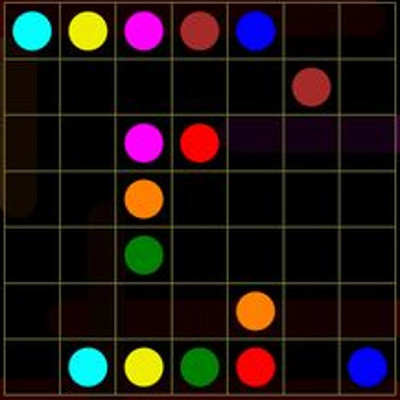
//> input picture data/7x7.jpg, 400 x 400 px
$ ./main ../data/7x7.jpg   (built with g++ and OpenCV 4)
//> lines starting //> are read from the running program, lines starting //| are printed output that depends on the picture; after the words box and inside, x2 and y2 are one past the last pixel; in counts of white or black regions, pixels touching at a corner belong together
#include <iostream>
#include <cstring>
#include <vector>
#include <cstdlib>
#include <functional>
#include <fstream>
#include <ctime>
#include <map>
#include <set>
#include <regex>
#include <chrono>
#include <ctime>

#include <opencv2/core/core.hpp>
#include <opencv2/opencv.hpp>

using namespace cv;

enum directions {TOP = 0, BOTTOM = 1, LEFT = 2, RIGHT = 3, none = 4};
std::vector<directions> directionsVector = {TOP, BOTTOM, LEFT, RIGHT};
std::vector<std::string> pipes = {"┐", "┌", "|", "─", "└", "┘"};
std::vector<std::vector<int> > filteredPipes;
std::vector<std::vector<directions> > filteredDirections;

int iterCount = 0;
int count = 0;
long long acc = 0;
std::chrono::time_point<std::chrono::system_clock> start;

void posFromDirection (int &x, int &y, directions d) {
  switch (d) {
  case TOP:    x--; return;
  case BOTTOM: x++; return;
  case LEFT:   y--; return;
  case RIGHT:  y++; return;
  case none: return;
  }
};


struct cell {
  int color = 0;
  bool node = false;
  bool done = false;
  int pipe = -1;

  void setColor(int color) {
    this->color = color;
    // this->pipe = color;
  }

  cell(){}
  cell(const cell& c) {
    this->color = c.color;
    this->node = c.node;
    this->done = c.done;
    this->pipe = c.pipe;
  }
  cell(int color) {
    this->color = color;
  }
};

std::vector<std::vector<cell> > errorValue;
std::vector<std::vector<cell> > resultGrid;

std::vector<std::vector<cell> > initGrid(std::vector<int> indexes);
std::vector<std::vector<cell> > step(std::vector<std::vector<cell> > grid, int *currentColor, int x, int y);
bool check(std::vector<std::vector<cell> > grid);
void displayGrid(std::vector<std::vector<cell> > grid, bool pathes);
std::vector<std::vector<cell> > solve(std::vector<std::vector<cell> > grid, int currentColor, int x, int y, std::vector<int> indexes, int filled);
bool isImpossible(std::vector<std::vector<cell> > grid, std::vector<int> indexes);
int manhattanDistance(int x1, int y1, int x2, int y2);
bool nodesLinked(std::vector<std::vector<cell> > grid, int currentColor, std::vector<int> indexes, directions d, int startX, int startY, bool display);
std::vector<std::vector<cell> > solvePipes (std::vector<std::vector<cell> > grid1, int currentColor, int x, int y, std::vector<int> indexes, directions from, int lastPipe, int okNodes);
directions directionFromPipeAndDirection(int pipe, directions d);

std::vector<Vec3f> extractCircles(Mat src);
int getNumberOfCells(Mat src, std::vector<Vec3f> circles);
std::vector<int> indexesFromCircles(Mat src, std::vector<Vec3f> circles, int numberOfCells);

std::vector<std::vector<cell> > initGrid(int size, std::vector<int> indexes) {
  std::vector<std::vector<cell> > grid;
  grid.resize(size);
  for(auto &i : grid) {
    i.resize(size, cell());
  }

  for (int i = 0; i < indexes.size(); i += 3) {
    cell c(indexes[i + 2]);
    c.node = true;
    c.done = (i % 2 == 0);
    grid[indexes[i]][indexes[i + 1]] = c;
  }
  return grid;
}

void displayGrid(std::vector<std::vector<cell> > grid, bool pathes = true) {
  if(!pathes) {
    for(auto i : grid) {
      for(auto j : i) {
	std::cout << j.color << " ";
      }
      std::cout << std::endl;
    }

    std::cout << std::endl;
  } else {
    std::string s;
    for(auto i : grid) {
      for(auto j : i) {
	if(j.node) s += std::to_string(j.color) + " ";
	else if(j.pipe == -1) s += ". ";
	else if(j.pipe == 9) s += "* ";
	else s += pipes[j.pipe] + " ";
      }
      s += "\n";
    }
    s = std::regex_replace(s, std::regex("─ "), "──");
    s = std::regex_replace(s, std::regex(" ─"), "──");
    s = std::regex_replace(s, std::regex("└ ┐"), "└─┐");
    s = std::regex_replace(s, std::regex("┌ ┘"), "┌─┘");
    s = std::regex_replace(s, std::regex("┌ "), "┌─");
    s = std::regex_replace(s, std::regex(" ┐"), "─┐");
    s = std::regex_replace(s, std::regex(" ┘"), "─┘");
    s = std::regex_replace(s, std::regex("└ "), "└─");

    std::cout << s;
  }
}

//une configuration est mauvaise si un noeud est entouré par d'autres couleurs que la sienne ou zéro
bool isImpossible(std::vector<std::vector<cell> > grid, std::vector<int> indexes) {
  for (int i = 0; i < indexes.size(); i += 3) {
    int x = indexes[i + 0];
    int y = indexes[i + 1];
    int color = indexes[i + 2];

    int okCells = 0;
    for(int directionInt = TOP; directionInt != none; directionInt++) {
      directions d = static_cast<directions>(directionInt);
      int x1 = x, y1 = y;
      posFromDirection(x1, y1, d);

      if(y1 < 0 || y1 >= grid.size()) continue;
      if(x1 < 0 || x1 >= grid.size()) continue;

      int neighborColor = grid[x1][y1].color;
      if(neighborColor == 0 || neighborColor == color) okCells++;
    }
    if(okCells == 0) return true;
  }
  return false;
}

std::vector<std::vector<cell> > step(std::vector<std::vector<cell> > grid, int *currentColor, int x, int y) {
  if(y < 0 || y >= grid.size()) return errorValue;
  if(x < 0 || x >= grid.size()) return errorValue;

  int tempCol = *currentColor;

  if(grid[x][y].color != 0) {
    if(grid[x][y].node && grid[x][y].color == (*currentColor) && !grid[x][y].done) {
      tempCol = 0;
      grid[x][y].done = true;
    } else {
      return errorValue;
    }
  }

  grid[x][y].setColor(*currentColor);

  (*currentColor) = tempCol;

  return grid;
}

bool check(std::vector<std::vector<cell> > grid) {
  for(auto i : grid) {
    for(auto j : i) {
      if(j.color == 0) return false;
    }
  }
  return true;
}

bool nodesLinked(std::vector<std::vector<cell> > grid, int currentColor, std::vector<int> indexes, directions d) {
  int startX = indexes[(currentColor - 1) * 6 + 0];
  int startY = indexes[(currentColor - 1) * 6 + 1];

  int endX = indexes[(currentColor - 1) * 6 + 3];
  int endY = indexes[(currentColor - 1) * 6 + 4];

  std::function<bool(int, int, directions)> f;
  f = [grid, indexes, endX, endY, &f](int x, int y, directions d) {
    posFromDirection(x, y, d);

    if(y < 0 || y >= grid.size()) return false;
    if(x < 0 || x >= grid.size()) return false;

    if(x == endX && y == endY) return true;

    directions nextD = d;
    int pipe = grid[x][y].pipe;

    if(pipe == -1) return false;

    nextD = directionFromPipeAndDirection(pipe, d);

    if(nextD == none) return false;

    return f(x, y, nextD);
  };

  return f(startX, startY, d);
}

std::vector<std::vector<cell> > solvePipes (std::vector<std::vector<cell> > grid1, int currentColor, int x, int y, std::vector<int> indexes, directions from, int lastPipe = 6, int okNodes = 0) {
    iterCount++;
    if(okNodes == indexes.size() / 6) {
      std::cout << "\r" << "débit moyen : " << acc / count << " path/s" << std::flush;
      std::cout << std::endl;
      std::cout << "=================================" << std::endl;
      displayGrid(grid1);
      std::cout << "=================================" << std::endl;
      std::cout << iterCount << std::endl;
      exit(0);
    }

  int endX = indexes[(currentColor - 1) * 6 + 3];
  int endY = indexes[(currentColor - 1) * 6 + 4];

  auto sortedFilteredDirections = filteredDirections[lastPipe];
  std::sort(sortedFilteredDirections.begin(), sortedFilteredDirections.end(), [x, y, endX, endY](directions d1, directions d2) {
      int x1 = x, x2 = x, y1 = y, y2 = y;
      posFromDirection(x1, y1, d1);
      posFromDirection(x2, y2, d2);

      return manhattanDistance(x1, y1, endX, endY) < manhattanDistance(x2, y2, endX, endY);
    });

  for(auto d : sortedFilteredDirections) {
    int x1 = x, y1 = y;
    posFromDirection(x1, y1, d);

    if(y1 < 0 || y1 >= grid1.size()) continue;
    if(x1 < 0 || x1 >= grid1.size()) continue;

    if(!isImpossible(grid1, indexes) && !grid1[x1][y1].node && grid1[x1][y1].pipe == -1 && grid1[x1][y1].color == currentColor) {
      /**** NE SELECTIONNER QUE LES PIPES QUI PERMETTENT D'ALLER DANS LA DIRECTION CHOISIE ****/
      /**** TRIER LES PIPES SELON LA DISTANCE DE MANHATTAN À LA TARGET POUR ACCELERER L'EXPLORATION ****/
      auto sortedFilteredPipes = filteredPipes[d];
      std::sort(sortedFilteredPipes.begin(), sortedFilteredPipes.end(), [d, x1, y1, endX, endY](int p1, int p2) {
	  int xa = x1, xb = x1, ya = y1, yb = y1;
	  posFromDirection(xa, ya, directionFromPipeAndDirection(p1, d));
	  posFromDirection(xb, yb, directionFromPipeAndDirection(p2, d));

	  return manhattanDistance(xa, ya, endX, endY) < manhattanDistance(xb, yb, endX, endY);
	});

      for(auto i : sortedFilteredPipes) {
	std::vector<std::vector<cell> > grid;
	for(auto i : grid1) {
	  grid.push_back(i);
	}
	int pipeTmp = i;

	grid[x1][y1].pipe = pipeTmp;
	directions tmp = from;
	int okNodesTmp = okNodes;
	if(tmp == none) tmp = d;
	int currentColorTmp = currentColor;

	if(nodesLinked(grid, currentColorTmp, indexes, tmp)) {
	  if(currentColor < indexes.size() / 6) {
	    x1 = indexes[(currentColor) * 6];
	    y1 = indexes[(currentColor) * 6 + 1];
	  }
	  currentColorTmp++;
	  okNodesTmp++;
	  pipeTmp = 6;
	  tmp = none;
	}
	solvePipes(grid, currentColorTmp, x1, y1, indexes, tmp, pipeTmp, okNodesTmp);
      }
    }
  }
  return grid1;
}

std::vector<std::vector<cell> > solve (std::vector<std::vector<cell> > grid, int currentColor, int x, int y, std::vector<int> indexes, int filled) {
  iterCount++;
  std::chrono::time_point<std::chrono::system_clock> end = std::chrono::system_clock::now();
  int elapsed_seconds = std::chrono::duration_cast<std::chrono::milliseconds>(end-start).count();
  if(elapsed_seconds > 1000) {
    count++;
    acc += iterCount;
    std::cout << "\r" << "débit : " << iterCount << " path/s" << std::flush;
    iterCount = 0;
    start = std::chrono::system_clock::now();
  }

  auto logDirection = [](directions d) {
    switch (d) {
    case TOP: std::cout << "TOP not possible" << std::endl; return;
    case BOTTOM: std::cout << "BOTTOM not possible" << std::endl; return;
    case LEFT: std::cout << "LEFT not possible" << std::endl; return;
    case RIGHT: std::cout << "RIGHT not possible" << std::endl; return;
    case none: std::cout << "none not possible" << std::endl; return;
    }
  };

  int endX = indexes[(currentColor - 1) * 6 + 3];
  int endY = indexes[(currentColor - 1) * 6 + 4];

  auto sortedFilteredDirections = directionsVector;
  std::sort(sortedFilteredDirections.begin(), sortedFilteredDirections.end(), [x, y, endX, endY](directions d1, directions d2) {
      int x1 = x, x2 = x, y1 = y, y2 = y;
      posFromDirection(x1, y1, d1);
      posFromDirection(x2, y2, d2);

      return manhattanDistance(x1, y1, endX, endY) < manhattanDistance(x2, y2, endX, endY);
    });

  // #pragma omp parallel for
  // for (int i = 0; i < sortedFilteredDirections.size(); i++) {
  //   auto d = sortedFilteredDirections[i];
  for(auto d : sortedFilteredDirections) {
    int c = currentColor;
    int x1 = x, y1 = y;
    posFromDirection(x1, y1, d);

    std::vector<std::vector<cell> > g = step(grid, &c, x1, y1);

    if(g.size() == 0){
      continue;
    }

    if(check(g)) {
      // displayGrid(g, false);
      solvePipes(g, 1, indexes[0], indexes[1], indexes, none);
      resultGrid = g;
      // return g;
    }

    if(c == 0) {
      x1 = indexes[(currentColor) * 6];
      y1 = indexes[(currentColor) * 6 + 1];
      currentColor++;
    }

    if(!isImpossible(grid, indexes) && currentColor <= indexes.size() / 6) {
      solve(g, currentColor, x1, y1, indexes, filled + 1);
    }
  }
  return grid;
}

directions directionFromPipeAndDirection(int pipe, directions d) {
  directions nextD = none;

  if(pipe == 0 && d == RIGHT)
    nextD = BOTTOM;
  else if(pipe == 0 && d == TOP)
    nextD = LEFT;

  else if(pipe == 1 && d == LEFT)
    nextD = BOTTOM;
  else if(pipe == 1 && d == TOP)
    nextD = RIGHT;

  else if(pipe == 2 && d == TOP)
    nextD = TOP;
  else if(pipe == 2 && d == BOTTOM)
    nextD = BOTTOM;

  else if(pipe == 3 && d == RIGHT)
    nextD = RIGHT;
  else if(pipe == 3 && d == LEFT)
    nextD = LEFT;

  else if(pipe == 4 && d == BOTTOM)
    nextD = RIGHT;
  else if(pipe == 4 && d == LEFT)
    nextD = TOP;

  else if(pipe == 5 && d == BOTTOM)
    nextD = LEFT;
  else if(pipe == 5 && d == RIGHT)
    nextD = TOP;

  return nextD;
}

int manhattanDistance(int x1, int y1, int x2, int y2) {
  return abs(x2 - x1) + abs(y2 - y1);
}


std::vector<Vec3f> extractCircles(Mat src) {
  Mat src_gray, src_eroded;

  for (int i = 0; i < src.rows; i++) {
    for (int j = 0; j < src.cols; j++) {
      Vec3b v = src.at<Vec3b>(i, j);
      if((v[0] + v[1] + v[2]) / 3 > 30) {
      	v[0] = 255;
      	v[1] = 255;
      	v[2] = 255;
      } else {
      	v[0] = 0;
      	v[1] = 0;
      	v[2] = 0;
      }
      src.at<Vec3b>(i, j) = v;
    }
  }

  erode(src, src, Mat());
  erode(src, src, Mat());

  dilate(src, src_eroded, Mat());
  dilate(src_eroded, src_eroded, Mat());
  dilate(src_eroded, src_eroded, Mat());

  for (int i = 0; i < src.rows; i++) {
    for (int j = 0; j < src.cols; j++) {
      Vec3b v = src.at<Vec3b>(i, j);
      Vec3b v1 = src_eroded.at<Vec3b>(i, j);
      if(v1[0] == v[0]) {
      	v[0] = 0;
      	v[1] = 0;
      	v[2] = 0;
      } else {
      	v[0] = 255;
      	v[1] = 255;
      	v[2] = 255;
      }
      src.at<Vec3b>(i, j) = v;
    }
  }

  cvtColor(src, src_gray, CV_RGB2GRAY);

  GaussianBlur( src_gray, src_gray, Size(9, 9), 2, 2 );
  // GaussianBlur( src_gray, src_gray, Size(9, 9), 2, 2 );
  std::vector<Vec3f> circles;

  HoughCircles(src_gray, circles, CV_HOUGH_GRADIENT, 1, src_gray.cols/20, 200, 40, 0, 0);
  for( size_t i = 0; i < circles.size(); i++ ) {
      Point center(cvRound(circles[i][0]), cvRound(circles[i][1]));
      int radius = cvRound(circles[i][2]);
      // circle center
      circle( src, center, 3, Scalar(255,255,0), -1, 8, 0 );
      // circle outline
      circle( src, center, radius, Scalar(255,0,255), 3, 8, 0 );
   }
  imwrite("out.jpg", src);

  //TODO enlever les mauvais cercles
  return circles;
}

int getNumberOfCells(Mat src, std::vector<Vec3f> circles) {
  double minDistance = src.cols;

  for( size_t i = 0; i < circles.size(); i++ ) {
      Point c(cvRound(circles[i][0]), cvRound(circles[i][1]));
      for( size_t j = 0; j < circles.size(); j++ ) {
	if(j != i) {
	  Point c1(cvRound(circles[j][0]), cvRound(circles[j][1]));
	  double d = cv::norm(c - c1);
	  if(d < minDistance) minDistance = d;
	}
      }
   }

  return src.cols / minDistance;
}

std::vector<int> indexesFromCircles(Mat src, std::vector<Vec3f> circles, int numberOfCells) {
  std::set<std::pair<int, int> > couples;
  std::vector<int> indexes;

  for( size_t i = 0; i < circles.size(); i++ ) {
    Vec3b c1 = src.at<Vec3b>(cvRound(circles[i][1]), cvRound(circles[i][0]));
    // std::cout << circles[i] << std::endl;
    // std::cout << c1 << std::endl;
    int minDistance = 255 * 3;
    int index;

    for( size_t j = 0; j < circles.size(); j++ ) {
      if(i != j) {
	Vec3b c = src.at<Vec3b>(cvRound(circles[j][1]), cvRound(circles[j][0]));
	int distance = abs(c1[0] - c[0]) + abs(c1[1] - c[1]) + abs(c1[2] - c[2]);
	if(distance < minDistance) {
	  index = j;
	  minDistance = distance;
	  // std::cout << minDistance << std::endl;
	}
      }
    }
    couples.insert(std::pair<int, int>(min(index, (int)i), max(index, (int)i)));
  }

  int n = 1;
  for(auto i : couples) {
    // std::cout << i.first << " " << i.second << std::endl;
    indexes.push_back((circles[i.first][1] * numberOfCells) / src.cols);
    indexes.push_back((circles[i.first][0] * numberOfCells) / src.cols);
    indexes.push_back(n);

    indexes.push_back((circles[i.second][1] * numberOfCells) / src.cols);
    indexes.push_back((circles[i.second][0] * numberOfCells) / src.cols);
    indexes.push_back(n++);
  }
  return indexes;
}

int main(int argc, char **argv) {
  filteredPipes.push_back({0, 1, 2}); //TOP
  filteredPipes.push_back({2, 4, 5}); //BOTTOM
  filteredPipes.push_back({1, 3, 4}); //LEFT
  filteredPipes.push_back({0, 3, 5}); //RIGHT

  filteredDirections.push_back({LEFT, BOTTOM});
  filteredDirections.push_back({RIGHT, BOTTOM});
  filteredDirections.push_back({TOP, BOTTOM});
  filteredDirections.push_back({LEFT, RIGHT});
  filteredDirections.push_back({TOP, RIGHT});
  filteredDirections.push_back({LEFT, TOP});
  filteredDirections.push_back({LEFT, TOP, RIGHT, BOTTOM});

  Mat img = imread(argv[1], 1);
//> img is the input picture: 400 rows x 400 cols, CV_8UC3; mean B, G, R 19.7, 20.6, 31
  Mat img1 = imread(argv[1], 1);

  cv::resize(img, img, Size(400,400));
  cv::resize(img1, img1, Size(400,400));

  auto circles = extractCircles(img1);
//> after the loop in extractCircles, `for (int i = 0; i < src.rows; i++)`:
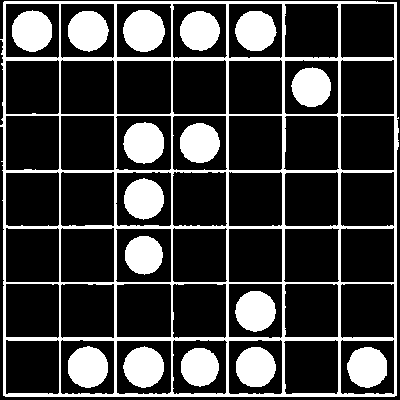
//> src: 400 rows x 400 cols, CV_8UC3; 24.1% white; 17 white regions, largest, box (x1, y1, x2, y2) and area: (0, 1, 399, 397) 18117, (123, 10, 165, 52) 1383, (123, 122, 164, 164) 1346
//> in extractCircles, `erode(src, src, Mat());`:
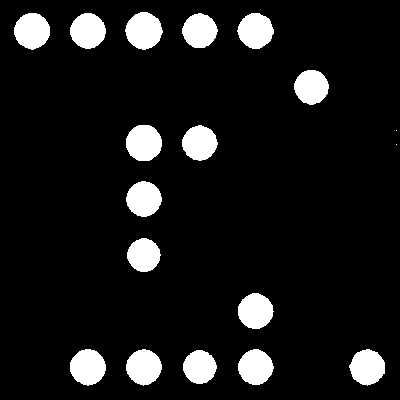
//> src: 400 rows x 400 cols, CV_8UC3; 9.7% white; 18 white regions (2 under 20 px), largest, box (x1, y1, x2, y2) and area: (125, 12, 163, 50) 1063, (126, 125, 162, 161) 1036, (14, 13, 50, 50) 1014
//> in extractCircles, `dilate(src, src_eroded, Mat());`:
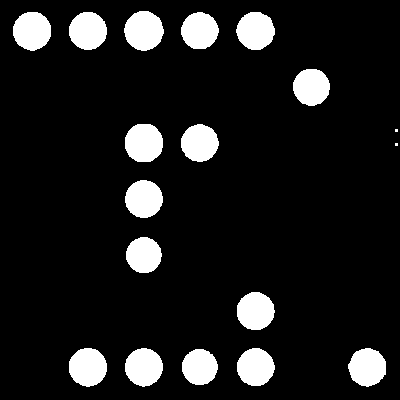
//> src_eroded: 400 rows x 400 cols, CV_8UC3; 11.2% white; 18 white regions (2 under 20 px), largest, box (x1, y1, x2, y2) and area: (124, 11, 164, 51) 1219, (125, 124, 163, 162) 1184, (13, 12, 51, 51) 1164
//> in extractCircles, `dilate(src_eroded, src_eroded, Mat());`:
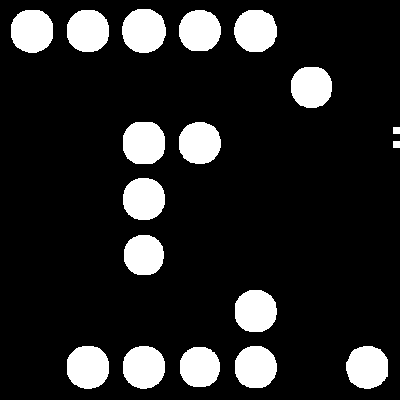
//> src_eroded: 400 rows x 400 cols, CV_8UC3; 14.5% white; 18 white regions, largest, box (x1, y1, x2, y2) and area: (122, 9, 166, 53) 1555, (123, 122, 165, 164) 1504, (11, 10, 53, 53) 1488
//> after the loop in extractCircles, `for (int i = 0; i < src.rows; i++)`:
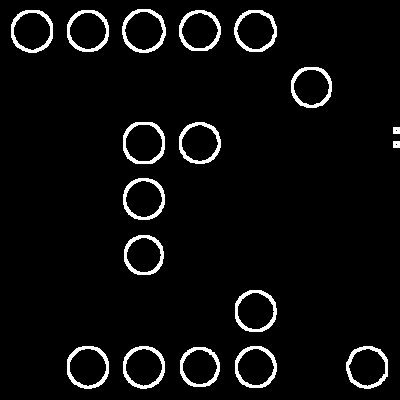
//> src: 400 rows x 400 cols, CV_8UC3; 4.7% white; 18 white regions, largest, box (x1, y1, x2, y2) and area: (122, 9, 166, 53) 492, (11, 10, 53, 53) 474, (234, 10, 277, 52) 474
//> in extractCircles, `GaussianBlur( src_gray, src_gray, Size(9, 9), 2, 2 );`:
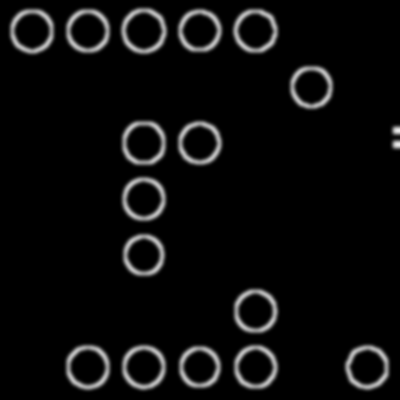
//> src_gray: 400 rows x 400 cols, CV_8UC1; min 0, max 234, mean 12.1
//> in extractCircles, `HoughCircles(src_gray, circles, CV_HOUGH_GRADIENT, 1, src_gray.cols/20..`: circles = 16 circles (x, y, radius), first 12: [255.5, 310.5, 21.7], [143.5, 198.5, 22.2], [31.5, 30.5, 17.6], [87.5, 367.5, 21.8], [143.5, 254.5, 16.3], [255.5, 30.5, 17.4], [142.5, 30.5, 22.7], [199.5, 142.5, 17.2], [199.5, 30.5, 17], [86.5, 30.5, 21.8], [366.5, 367.5, 16.6], [143.5, 367.5, 16.6]
//> the loop in extractCircles, `for( size_t i = 0; i < circles.size(); i++ )` made 16 passes
//> (center, radius) on passes 1 to 8: (Point(256, 310), 22), (Point(144, 198), 22), (Point(32, 30), 18), (Point(88, 368), 22), (Point(144, 254), 16), (Point(256, 30), 17), (Point(142, 30), 23), (Point(200, 142), 17)
//> after the loop in extractCircles, `for( size_t i = 0; i < circles.size(); i++ )`:
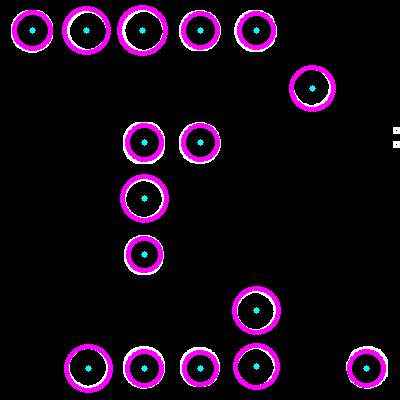
//> src: 400 rows x 400 cols, CV_8UC3; 6.3% of pixels changed, all inside (x1, y1, x2, y2) = (12, 5, 386, 393)
//> circles = 16 items, first 12: [255.5, 310.5, 21.7], [143.5, 198.5, 22.2], [31.5, 30.5, 17.6], [87.5, 367.5, 21.8], [143.5, 254.5, 16.3], [255.5, 30.5, 17.4], [142.5, 30.5, 22.7], [199.5, 142.5, 17.2], [199.5, 30.5, 17], [86.5, 30.5, 21.8], [366.5, 367.5, 16.6], [143.5, 367.5, 16.6]
  int numberOfCells = getNumberOfCells(img, circles);
//> the loop in getNumberOfCells, `for( size_t i = 0; i < circles.size(); i++ )` made 16 passes
//> (c, minDistance) on passes 1 to 8: (Point(256, 310), 56), (Point(144, 198), 56), (Point(32, 30), 54), (Point(88, 368), 54), (Point(144, 254), 54), (Point(256, 30), 54), (Point(142, 30), 54), (Point(200, 142), 54)
//> after the loop in getNumberOfCells, `for( size_t i = 0; i < circles.size(); i++ )`: minDistance = 54
//> numberOfCells = 7
  std::cout << "number of cells = " << numberOfCells << std::endl;
//| number of cells = 7
  auto indexes = indexesFromCircles(img, circles, numberOfCells);
//> the loop in indexesFromCircles, `for( size_t i = 0; i < circles.size(); i++ )` made 16 passes
//> (c1, index, minDistance) on passes 1 to 8: ([4, 130, 249], 1, 4), ([0, 130, 249], 0, 4), ([247, 245, 21], 3, 23), ([245, 253, 8], 2, 23), ([11, 122, 6], 14, 17), ([253, 0, 7], 10, 7), ([255, 0, 254], 15, 2), ([6, 0, 255], 13, 18)
//> the loop in indexesFromCircles, `for(auto i : couples)` made 8 passes
//> i on passes 1 to 8: (0, 1), (2, 3), (4, 14), (5, 10), (6, 15), (7, 13), (8, 12), (9, 11)
//> after the loop in indexesFromCircles, `for(auto i : couples)`: n = 9
//> indexes = 48 values, max 8 at index 44, min 0 at index 6, mean 3.4

  auto grid = initGrid(numberOfCells, indexes);
//> in initGrid, `grid.resize(size);`: grid = 7 items
//> the loop in initGrid, `for(auto &i : grid)` made 7 passes
//> the loop in initGrid, `for (int i = 0; i < indexes.size(); i += 3)` made 16 passes
//> this->color in cell on passes 1 to 8: 1, 1, 2, 2, 3, 3, 4, 4
//> grid = 7 items
  displayGrid(grid);
//> the loop in displayGrid, `for(auto i : grid)` made 7 passes
//> (this->color in cell (second call), this->node in cell (second call)) on passes 1 to 6: (0, false), (0, false), (0, false), (0, false), (0, false), (2, true)
//| 2 8 5 7 4 . .
//| . . . . . 7 .
//| . . 5 6 . . .
//| . . 1 . . . .
//| . . 3 . . . .
//| . . . . 1 . .
//> (the first 6 of 7 printed lines)

  start = std::chrono::system_clock::now();
  solve(grid, 1, indexes[0], indexes[1], indexes, indexes.size() / 3);
//> in solve, `int endX = indexes[(currentColor - 1) * 6 + 3];`: endX = 3
//> in solve, `int endY = indexes[(currentColor - 1) * 6 + 4];`: endY = 2
//> in posFromDirection, `x ++`: x = 6
//> (the run ends here: the program crashes, at `std::cout << "\r" << "débit moyen : " << acc / count << " path/s" << s..`)
